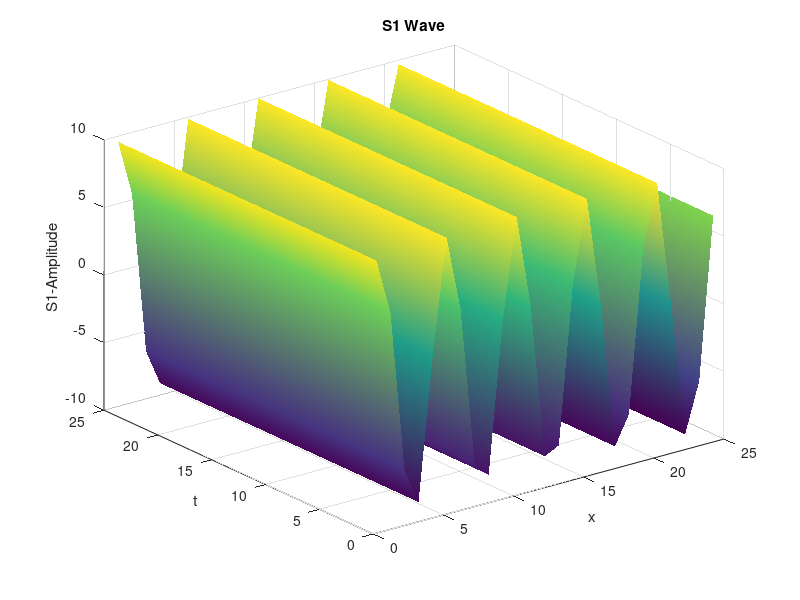
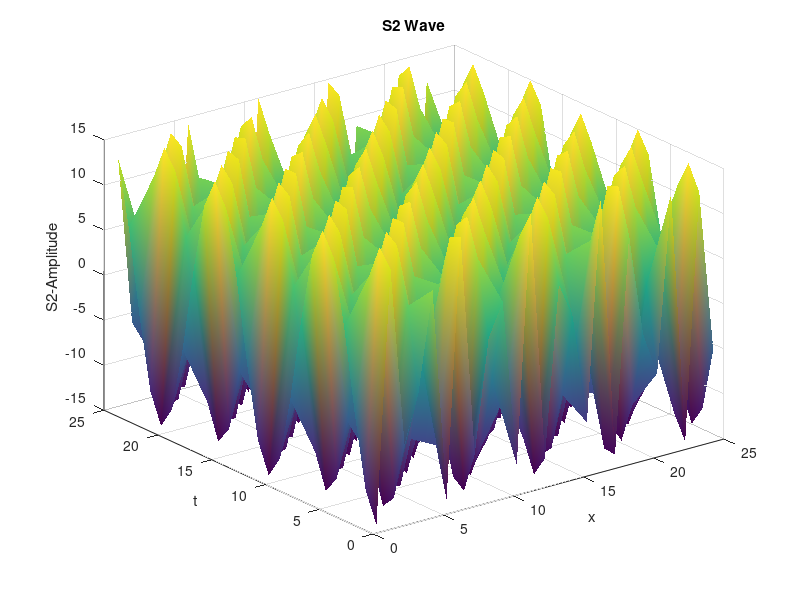
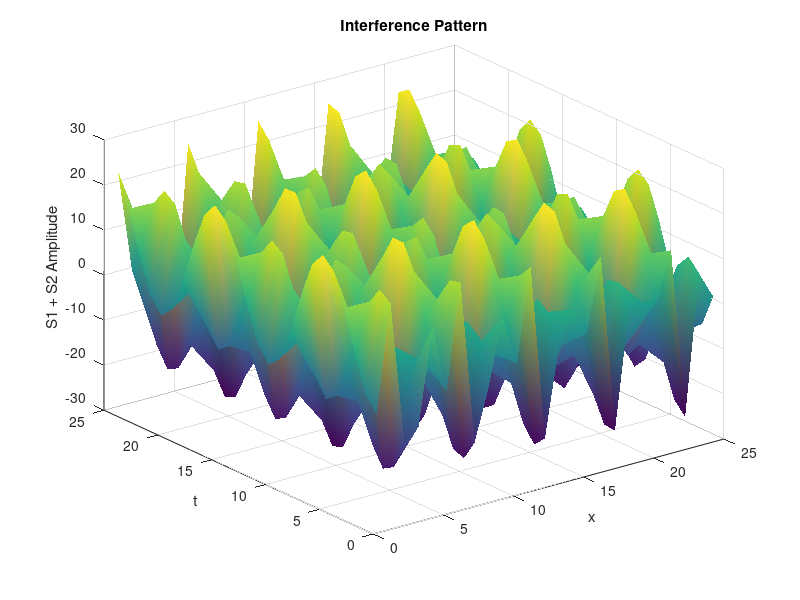

Recreate these plots in MATLAB, in order.
% Amplitudes
Sm1 = 10;
Sm2 = 15;

% Wave numbers (1/m)
k1 = 5;
k2 = 10;

% Angular frequencies (rad/s)
w1 = 2*pi;
w2 = 2.2*pi;

% Phase offsets
phi1 = pi/2;
phi2 = 0;

% Define spatial and temporal grids
x = 1:25;
t = 1:25;
[X,T] = meshgrid(x,t);   %makes a 2d grid of x and t

% Wave functions
S1 = Sm1*cos(k1*X - w1*T + phi1);
S2 = Sm2*cos(k2*X - w2*T + phi2);

% Plot S1
figure;
surf(X,T,S1);
shading interp;
xlabel('x'); ylabel('t'); zlabel('S1-Amplitude');
title('S1 Wave');
grid on;

% Plot S2
figure;
surf(X,T,S2);
shading interp;
xlabel('x'); ylabel('t'); zlabel('S2-Amplitude');
title('S2 Wave');
grid on;

% Plot interference (S1+S2)
figure;
surf(X,T,S1+S2);
shading interp;
xlabel('x'); ylabel('t'); zlabel('S1 + S2 Amplitude');
title('Interference Pattern');
grid on;

